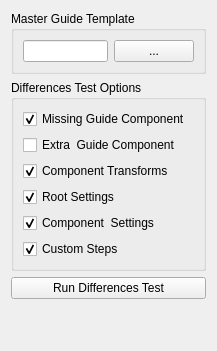
<?xml version="1.0" encoding="UTF-8"?>
<ui version="4.0">
 <class>Form</class>
 <widget class="QWidget" name="Form">
  <property name="geometry">
   <rect>
    <x>0</x>
    <y>0</y>
    <width>217</width>
    <height>351</height>
   </rect>
  </property>
  <property name="windowTitle">
   <string>Form</string>
  </property>
  <layout class="QVBoxLayout" name="verticalLayout_2">
   <item>
    <widget class="QGroupBox" name="groupBox_2">
     <property name="title">
      <string>Master Guide Template</string>
     </property>
     <layout class="QGridLayout" name="gridLayout">
      <item row="0" column="0">
       <layout class="QHBoxLayout" name="horizontalLayout">
        <item>
         <widget class="QLineEdit" name="path_lineEdit"/>
        </item>
        <item>
         <widget class="QPushButton" name="load_pushButton">
          <property name="text">
           <string>...</string>
          </property>
         </widget>
        </item>
       </layout>
      </item>
     </layout>
    </widget>
   </item>
   <item>
    <widget class="QGroupBox" name="groupBox">
     <property name="title">
      <string>Differences Test Options</string>
     </property>
     <layout class="QVBoxLayout" name="verticalLayout">
      <item>
       <widget class="QCheckBox" name="missingGuide_checkBox">
        <property name="text">
         <string>Missing Guide Component</string>
        </property>
        <property name="checked">
         <bool>true</bool>
        </property>
       </widget>
      </item>
      <item>
       <widget class="QCheckBox" name="extraGuide_checkBox">
        <property name="text">
         <string>Extra  Guide Component</string>
        </property>
       </widget>
      </item>
      <item>
       <widget class="QCheckBox" name="transform_checkBox">
        <property name="text">
         <string>Component Transforms</string>
        </property>
        <property name="checked">
         <bool>true</bool>
        </property>
       </widget>
      </item>
      <item>
       <widget class="QCheckBox" name="rootSettings_checkBox">
        <property name="text">
         <string>Root Settings</string>
        </property>
        <property name="checked">
         <bool>true</bool>
        </property>
       </widget>
      </item>
      <item>
       <widget class="QCheckBox" name="compSettings_checkBox">
        <property name="text">
         <string>Component  Settings</string>
        </property>
        <property name="checked">
         <bool>true</bool>
        </property>
       </widget>
      </item>
      <item>
       <widget class="QCheckBox" name="customStep_checkBox">
        <property name="text">
         <string>Custom Steps</string>
        </property>
        <property name="checked">
         <bool>true</bool>
        </property>
       </widget>
      </item>
     </layout>
    </widget>
   </item>
   <item>
    <widget class="QPushButton" name="runTest_pushButton">
     <property name="text">
      <string>Run Differences Test</string>
     </property>
    </widget>
   </item>
   <item>
    <spacer name="verticalSpacer">
     <property name="orientation">
      <enum>Qt::Vertical</enum>
     </property>
     <property name="sizeHint" stdset="0">
      <size>
       <width>20</width>
       <height>40</height>
      </size>
     </property>
    </spacer>
   </item>
  </layout>
 </widget>
 <resources/>
 <connections/>
</ui>
